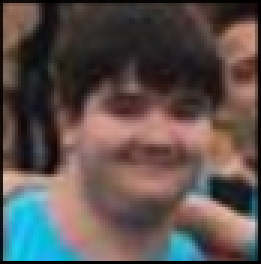
#> input picture resources/images/query.png, 87 x 88 px (shown 3 times larger)
$ python img2ascii.py
#> lines starting #> are read from the running program, lines starting #| are printed output that depends on the picture
import cv2
import numpy as np
import itertools


def get_gray_image(path):
#> called with path = '../resources/images/query.png'
    img = cv2.imread(path)
#> img is the input picture: shape (88, 87, 3); mean B, G, R 77.7, 80.3, 91.6
    gray_img = cv2.cvtColor(img, cv2.COLOR_BGR2GRAY)
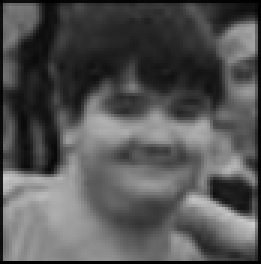
#> gray_img: shape (88, 87) (shown 3 times larger); min 0, max 205, mean 83.4
    return gray_img


def get_ascii(img):
    result = ''
#> result = ''
    for i, j in itertools.product(range(0, len(img)), range(0, len(img[0]))):
        x = img[i, j]
        if 0 <= x < 100:
            result += '0'
        elif 100 <= x < 150:
            result += '#'
        elif 150 <= x < 200:
            result += '1'
        else:
            result += ' '
        if j == len(img[0]) - 1:
            result += '\n'
#> this loop made 7656 passes
#> (x, result) on passes 1 to 12: (1, '0'), (12, '00'), (13, '000'), (14, '0000'), (13, '00000'), (13, '000000'), (13, '0000000'), (13, '00000000'), (13, '000000000'), (13, '0000000000'), (12, '00000000000'), (11, '000000000000')
#> x on passes 41 to 46: 5, 5, 5, 4, 4, 5
    return result


def write_img(data):
    with open('../resources/textfiles/queery.txt', 'w') as text_file:
        text_file.write(data)


img = get_ascii(get_gray_image('../resources/images/query.png'))
write_img(img)

print('Done writing.')
